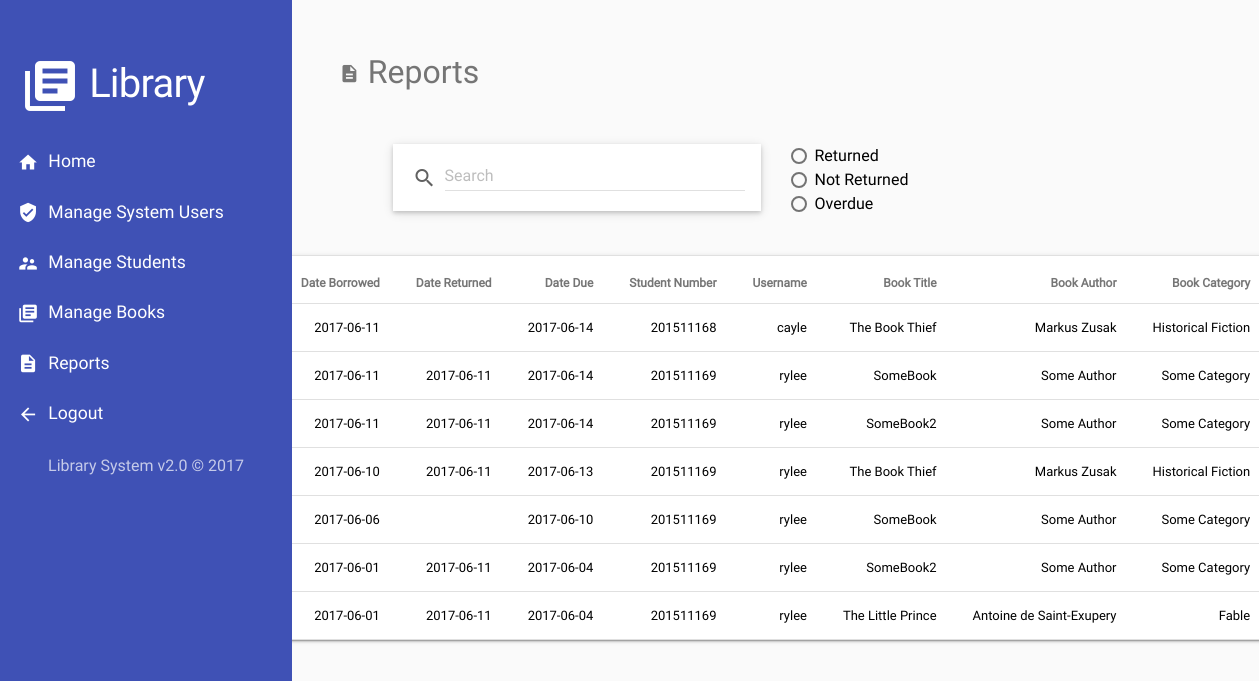
/admin-reports.php (signed in), run on an earlier commit of the app's database.
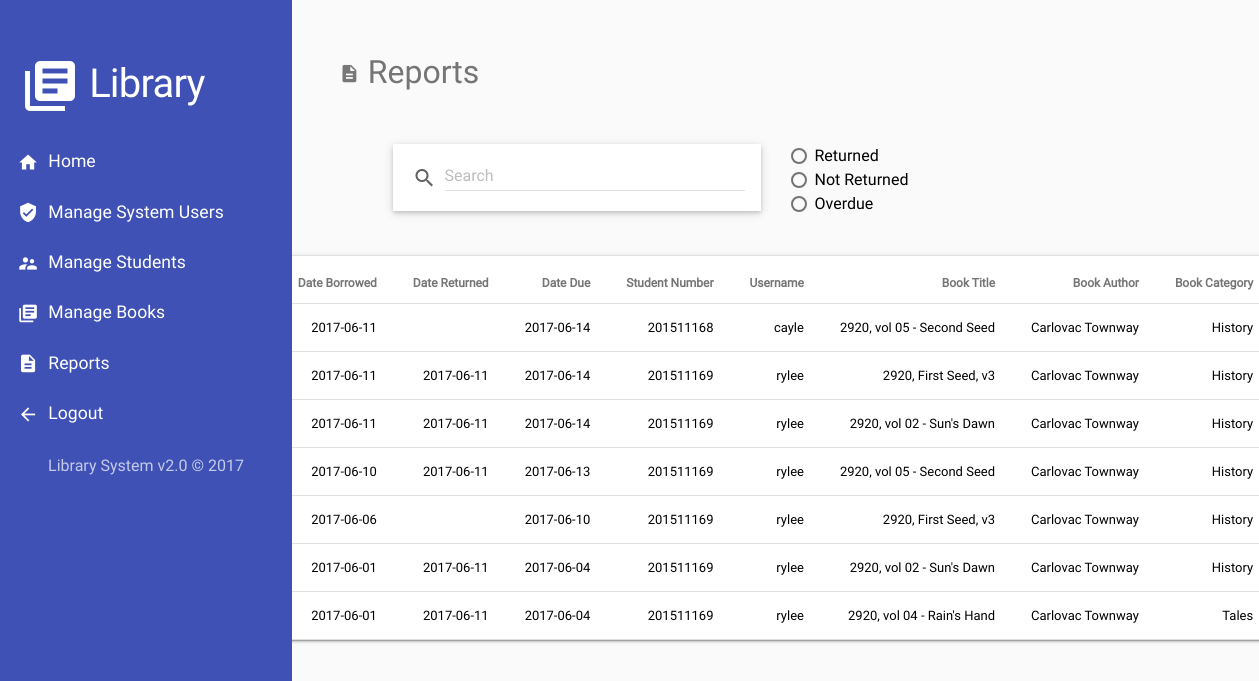
And on a later commit of the database.
### tables this page shows
CREATE TABLE `transaction` (
  `id` int(11) NOT NULL,
  `user_id` int(11) NOT NULL,
  `book_id` int(11) NOT NULL,
  `date_borrowed` date DEFAULT NULL,
  `date_returned` date DEFAULT NULL,
  `date_due` date NOT NULL
);

CREATE TABLE `books` (
  `id` int(11) NOT NULL,
  `title` varchar(255) NOT NULL,
  `author` varchar(255) NOT NULL,
  `category` varchar(255) NOT NULL,
  `description` varchar(255) NOT NULL,
  `image_path` varchar(255) NOT NULL,
  `status` enum('0','1','2') NOT NULL
);

CREATE TABLE `users` (
  `id` int(11) NOT NULL,
  `username` varchar(128) NOT NULL,
  `password` varchar(255) NOT NULL,
  `year_level` int(2) DEFAULT NULL,
  `student_no` varchar(255) DEFAULT NULL,
  `type` enum('admin','normal') NOT NULL,
  `status` enum('0','1') NOT NULL
);

### admin-reports.php (the view, shortened to what this page needs)
<?php include_once('html/top.php'); ?>
<?php
  require_once('html/welcome-header.php');
?>
<?php
  require_once('html/nav.php');
?>
<div class="content">
<h2 class="t-secondary">
  <i class="material-icons small">description</i>
  Reports
</h2>
<form action="<?php echo $_SERVER['PHP_SELF']; ?>" method="get">
  <div class="row -col-md-6 -my-right">
    <div>
    </div>
    <div class="no- col-md-6">
      <div>
        <label class="mdl-radio mdl-js-radio mdl-js-ripple-effect" for="returned">
          <span class="mdl-radio__label">Returned</span>
        </label>
      </div>
      <div>
        <label class="mdl-radio mdl-js-radio mdl-js-ripple-effect" for="borrowed">
          <span class="mdl-radio__label">Not Returned</span>
        </label>
      </div>
      <div>
        <label class="mdl-radio mdl-js-radio mdl-js-ripple-effect" for="overdue">
          <span class="mdl-radio__label">Overdue</span>
        </label>
      </div>
    </div>
  </div>
</form>
<?php
  $condition = " AND 1 = 1 ";
?>
<?php
  $reports_query = "
    SELECT
      t.date_borrowed AS 'date_borrowed',
      t.date_returned AS 'date_returned',
      t.date_due AS 'date_due',
      u.student_no AS 'student_no',
      u.username AS 'username',
      b.title AS 'book_title',
      b.author AS 'book_author',
      b.category AS 'book_category'
    FROM
      users u, books b, transaction t
    WHERE
      t.user_id = u.id AND
      t.book_id = b.id
      $condition
    ORDER BY
      t.date_borrowed DESC,
      u.student_no ASC
  ";
  $sql = mysqli_query($conn, $reports_query) or die(mysql_error());
?>
<div class="my-center">
<table class="mdl-data-table mdl-js-data-table mdl-shadow--2dp m-top-3">
  <tr>
    <th>Date Borrowed</th>
    <th>Date Returned</th>
    <th>Date Due</th>
    <th>Student Number</th>
    <th>Username</th>
    <th>Book Title</th>
    <th>Book Author</th>
    <th>Book Category</th>
  </tr>
<?php
if (mysqli_num_rows($sql) > 0) {
  for ($i = 0; $row = mysqli_fetch_array($sql, MYSQLI_ASSOC); $i++) {
?>
  <tr>
    <td>
      <div>
        <?=$row['date_borrowed']?>
      </div>
    </td>
    <td>
      <div>
        <?=$row['date_returned']?>
      </div>
    </td>
    <td>
      <div>
        <?=$row['date_due']?>
      </div>
    </td>
    <td>
      <div>
        <?=$row['student_no']?>
    </td>
    <td>
      <div>
        <?=$row['username']?>
    </td>
    <td>
      <div>
        <?=$row['book_title']?>
    </td>
    <td>
      <div>
        <?=$row['book_author']?>
    </td>
    <td>
      <div>
        <?=$row['book_category']?>
    </td>
  </tr>
<?php
  }
}
?>
</table>
</div>
</div>
</body>
</html>

What changed in the data, as far as the page shows it:
changed through a linked row, transaction "cayle": book.title "The Book Thief" → "2920, vol 05 - Second Seed"; book.author "Markus Zusak" → "Carlovac Townway"; book.category "Historical Fiction" → "History"
changed through a linked row, transaction (number 2 of 7 on the later page): book.title "SomeBook" → "2920, First Seed, v3"; book.author "Some Author" → "Carlovac Townway"; book.category "Some Category" → "History"
changed through a linked row, transaction (number 3 of 7 on the later page): book.title "SomeBook2" → "2920, vol 02 - Sun's Dawn"; book.author "Some Author" → "Carlovac Townway"; book.category "Some Category" → "History"
changed through a linked row, transaction (number 4 of 7 on the later page): book.title "The Book Thief" → "2920, vol 05 - Second Seed"; book.author "Markus Zusak" → "Carlovac Townway"; book.category "Historical Fiction" → "History"
changed through a linked row, transaction (number 5 of 7 on the later page): book.title "SomeBook" → "2920, First Seed, v3"; book.author "Some Author" → "Carlovac Townway"; book.category "Some Category" → "History"
changed through a linked row, transaction (number 6 of 7 on the later page): book.title "SomeBook2" → "2920, vol 02 - Sun's Dawn"; book.author "Some Author" → "Carlovac Townway"; book.category "Some Category" → "History"
changed through a linked row, transaction: book.title "The Little Prince" → "2920, vol 04 - Rain's Hand"; book.author "Antoine de Saint-Exupery" → "Carlovac Townway"; book.category "Fable" → "Tales"
